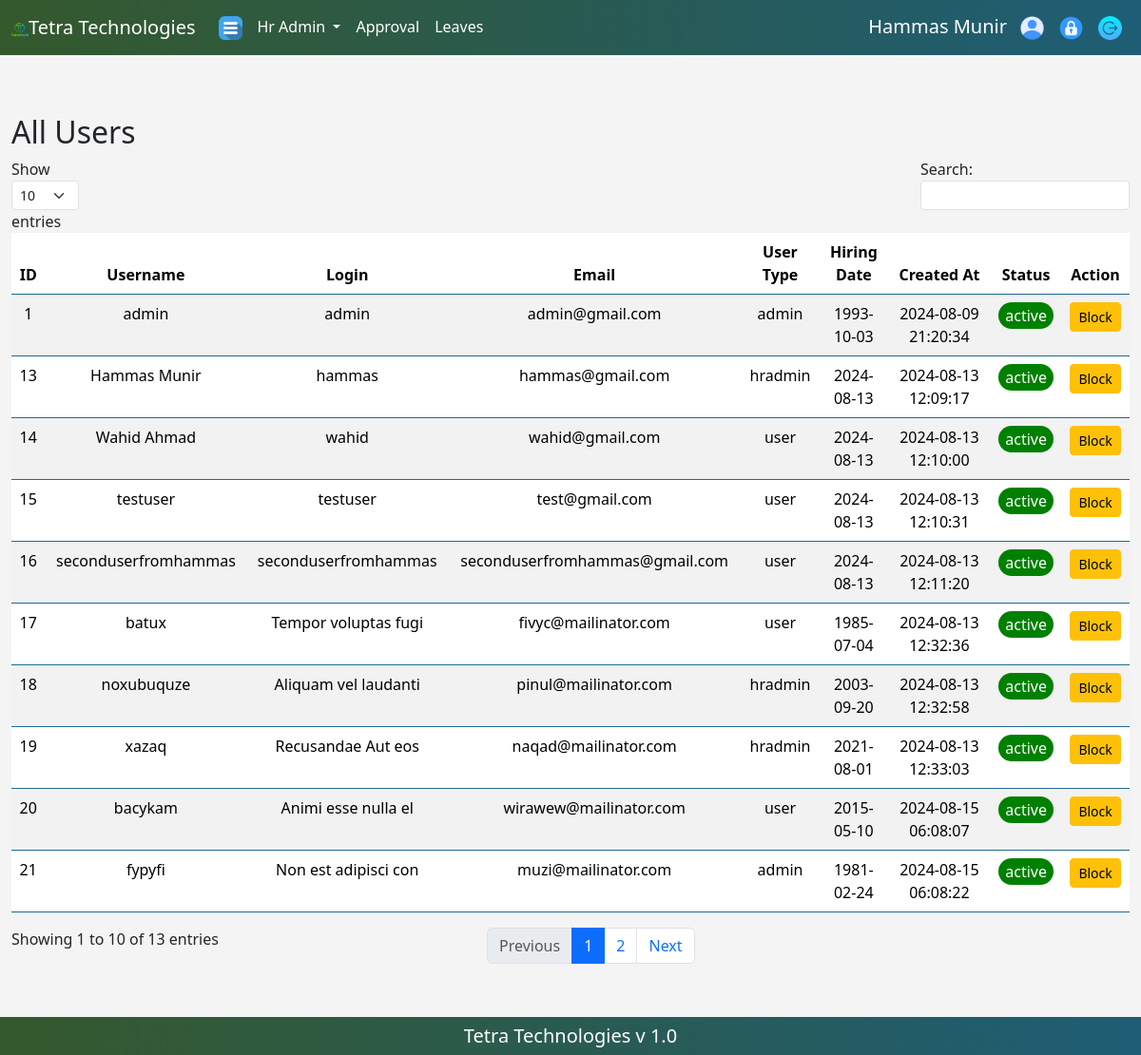
The app's page /hruserlist.php (signed in) with its own data.
### tables this page shows
CREATE TABLE `users` (
  `id` int(11) NOT NULL,
  `username` varchar(50) NOT NULL,
  `login` varchar(50) NOT NULL,
  `email` varchar(100) NOT NULL,
  `password` varchar(255) NOT NULL,
  `user_type` enum('admin','hradmin','user') NOT NULL,
  `hiring_date` date NOT NULL,
  `created_at` timestamp NOT NULL DEFAULT current_timestamp(),
  `status` enum('active','blocked') NOT NULL DEFAULT 'active',
  `leave_limit` int(11) DEFAULT 0,
  `leave_start_date` date DEFAULT NULL,
  `leave_end_date` date DEFAULT NULL
);

### hruserlist.php (the view, shortened to what this page needs)
<?php
require 'config.php';
$stmt = $conn->prepare("SELECT id, username, login, email, user_type, hiring_date, created_at, status FROM users");
$stmt->execute();
$result = $stmt->get_result();
?>
<?php
 include_once 'partials/hr/navbar.php';
?>
    <section class="container-fluid" style="padding: 60px 0 40px 0;">
      <div class="container-fluid">
      <h2>All Users</h2>
    <table id="admindatatable" class="table table-striped" style="width:100%">
        <thead>
            <tr>
                <th>ID</th>
                <th>Username</th>
                <th>Login</th>
                <th>Email</th>
                <th>User Type</th>
                <th>Hiring Date</th>
                <th>Created At</th>
                <th>Status</th>
                <th>Action</th>
            </tr>
        </thead>
        <tbody>
            <?php while ($row = $result->fetch_assoc()): ?>
                <?php
                        if ($row['status'] == 'active') {
                            $statusClass = 'bg-green text-white';
                        } elseif ($row['status'] == 'blocked') {
                            $statusClass = 'bg-red text-white';
                        } else {
                            $statusClass = '';
                        }
                    ?>
                <tr>
                    <td><?php echo htmlspecialchars($row['id']); ?></td>
                    <td><?php echo htmlspecialchars($row['username']); ?></td>
                    <td><?php echo htmlspecialchars($row['login']); ?></td>
                    <td><?php echo htmlspecialchars($row['email']); ?></td>
                    <td><?php echo htmlspecialchars($row['user_type']); ?></td>
                    <td><?php echo htmlspecialchars($row['hiring_date']); ?></td>
                    <td><?php echo htmlspecialchars($row['created_at']); ?></td>
                    <td><div class="<?php echo $statusClass; ?>"><?php echo htmlspecialchars($row['status']); ?></div></td>
                    <td>
                        <?php if ($row['status'] == 'active'): ?>
                            <form method="post" action="">
                                <button type="submit" name="action" value="block" class="btn btn-warning btn-sm">Block</button>
                            </form>
                        <?php endif; ?>
                    </td>
                </tr>
            <?php endwhile; ?>
        </tbody>
    </table>
      </div>
    </section>
<?php
 include_once 'partials/hr/footer.php';
?>

### partials/hr/navbar.php (shortened to what this page needs)
<?php
include 'config.php';
$userId = $_SESSION['user_id'];
$stmt = $conn->prepare("SELECT username FROM users WHERE id = ?");
$stmt->bind_param('i', $userId);
$stmt->execute();
$stmt->bind_result($username);
?>
<!DOCTYPE html>
<html lang="en">
<head>
    <link href="https://cdn.jsdelivr.net/npm/bootstrap@5.3.3/dist/css/bootstrap.min.css" rel="stylesheet">
</head>
<body>
    <nav class="navbar navbar-expand-lg fixed-top">
        <div class="container-fluid">
        <span><img src="images/icons/brand.png"></span><a class="navbar-brand text-white" href="#">Tetra Technologies</a>
            <div class="collapse navbar-collapse" id="navbarNavDropdown">
                <ul class="navbar-nav">
                    <li class="nav-item">
                        <a class="nav-link text-white" href="hr.php"><img src="images/icons/menu.png" width="25px" height="25px"></a>
                    </li>
                    <li class="nav-item dropdown">
                        <a class="nav-link dropdown-toggle text-white" href="#" role="button" data-bs-toggle="dropdown" aria-expanded="false">
                            Hr Admin
                        </a>
                    </li>
                    <li class="nav-item">
                        <a class="nav-link text-white" href="hrapproval.php">
                            Approval
                        </a>
                    </li>
                    <li class="nav-item">
                        <a class="nav-link text-white" href="hrleaves.php">Leaves</a>
                    </li>
                </ul>
                <ul class="navbar-nav ms-auto">
                    <li class="nav-item text-white d-flex justify-content-center align-items-center" style="margin: 5px 6px 0 0;">
                        <h5><?php echo $username; ?></h5>
                    </li>
                    <li class="nav-item">
                        <a class="nav-link text-white" href="profile.php"><img src="images/icons/profile.png" width="25px" height="25px"></a>
                    </li>
                    <li class="nav-item">
                        <a class="nav-link text-white" href="#" data-bs-toggle="modal" data-bs-target="#changePasswordModal"><img src="images/icons/password.png" width="25px" height="25px"></a>
                    </li>
                    <li class="nav-item">
                        <a class="nav-link text-white" href="logout.php"><img src="images/icons/logout.png" width="25px" height="25px"></a>
                    </li>
                </ul>
            </div>
        </div>
    </nav>

### partials/hr/navbar.php (style rules this page uses)
body { padding: 60px 0 40px 0; background: #f4f4f4; }
nav { background: linear-gradient(to right, #35592d, #1e5d75) !important; color: #fff; }
#admindatatable tbody tr { background-color: #216891; color: #ffffff; text-align: center; }
#admindatatable tbody td { background-color: #fff; color: black; text-align: center; }
#admindatatable, #admindatatable td, #admindatatable th { border-color: #216891; text-align: center; text-align: center; }
.dataTables_wrapper .dataTables_sort_icon, .dataTables_wrapper .sorting:after, .dataTables_wrapper .sorting_desc:after, .dataTables_wrapper .sorting_asc:after { color: #ffffff !important; }
.dataTables_wrapper .sorting:after, .dataTables_wrapper .sorting_desc:after, .dataTables_wrapper .sorting_asc:after { font-size: 12px; margin-left: 5px; }
.bg-green { background-color: green !important; border-radius: 20px; padding: 2px 6px; text-align: center; }
.text-white { color: white !important; border-radius: 20px; }

### records on screen
users: username "Hammas Munir", id "13", login "hammas", email "hammas@gmail.com", user_type "hradmin", hiring_date "2024-08-13", created_at "2024-08-13 12:09:17", status "active"
users: id "1", username "admin", login "admin", email "admin@gmail.com", user_type "admin", hiring_date "1993-10-03", created_at "2024-08-09 21:20:34", status "active"
users: id "14", username "Wahid Ahmad", login "wahid", email "wahid@gmail.com", user_type "user", hiring_date "2024-08-13", created_at "2024-08-13 12:10:00", status "active"
users: id "15", username "testuser", login "testuser", email "test@gmail.com", user_type "user", hiring_date "2024-08-13", created_at "2024-08-13 12:10:31", status "active"
users: id "16", username "seconduserfromhammas", login "seconduserfromhammas", email "seconduserfromhammas@gmail.com", user_type "user", hiring_date "2024-08-13", created_at "2024-08-13 12:11:20", status "active"
users: id "17", username "batux", login "Tempor voluptas fugi", email "fivyc@mailinator.com", user_type "user", hiring_date "1985-07-04", created_at "2024-08-13 12:32:36", status "active"
users: id "18", username "noxubuquze", login "Aliquam vel laudanti", email "pinul@mailinator.com", user_type "hradmin", hiring_date "2003-09-20", created_at "2024-08-13 12:32:58", status "active"
users: id "19", username "xazaq", login "Recusandae Aut eos", email "naqad@mailinator.com", user_type "hradmin", hiring_date "2021-08-01", created_at "2024-08-13 12:33:03", status "active"
users: id "20", username "bacykam", login "Animi esse nulla el", email "wirawew@mailinator.com", user_type "user", hiring_date "2015-05-10", created_at "2024-08-15 06:08:07", status "active"
users: id "21", username "fypyfi", login "Non est adipisci con", email "muzi@mailinator.com", user_type "admin", hiring_date "1981-02-24", created_at "2024-08-15 06:08:22", status "active"
